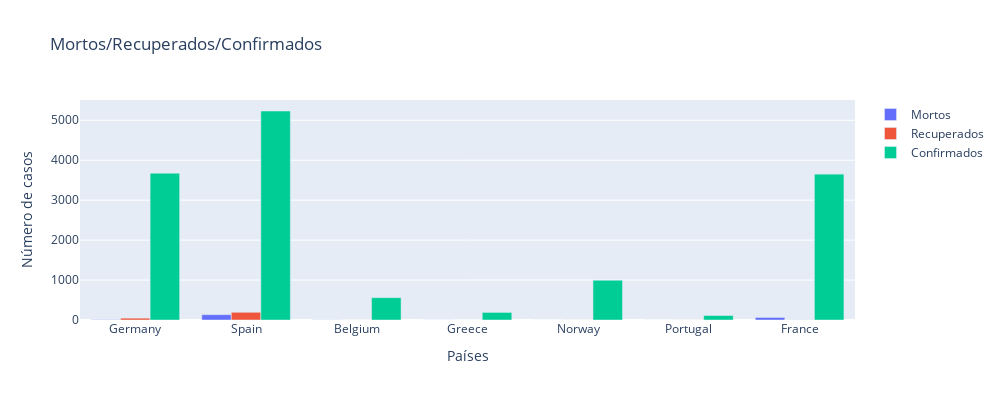

Source (notebook cell):
### Code cell
europa = [ 'France', 'Germany', 'Spain', 'Belgium', 'Norway','Greece',  'Portugal']
temp=full_table.loc[full_table.Date == full_table.Date.max()]
temp=temp.reset_index()
temp=temp.loc[temp['Country/Region'].isin(europa)]

layout = go.Layout(height=400,width=1000)

fig = go.Figure(data=[
    go.Bar(name='Mortos', x=temp['Country/Region'], y=temp['Deaths']),
    go.Bar(name='Recuperados', x=temp['Country/Region'], y=temp['Recovered']),
    go.Bar(name='Confirmados', x=temp['Country/Region'], y=temp['Confirmed']),
],layout=layout)

fig.update_layout(
    title="Mortos/Recuperados/Confirmados",
    xaxis_title="Países",
    yaxis_title="Número de casos",
)

fig.show()

### Figure 1 — Plotly figure (JSON) as saved in the notebook; plotly's stock layout.template omitted (floating-point values rounded to 4 significant figures)
{"data": [{"name": "Mortos", "type": "bar", "x": ["Germany", "Spain", "Belgium", "Greece", "Norway", "Portugal", "France", "France", "France", "France"], "y": [7, 133, 3, 1, 0, 0, 79, 0, 0, 0]}, {"name": "Recuperados", "type": "bar", "x": ["Germany", "Spain", "Belgium", "Greece", "Norway", "Portugal", "France", "France", "France", "France"], "y": [46, 193, 1, 0, 1, 1, 12, 0, 0, 0]}, {"name": "Confirmados", "type": "bar", "x": ["Germany", "Spain", "Belgium", "Greece", "Norway", "Portugal", "France", "France", "France", "France"], "y": [3675, 5232, 559, 190, 996, 112, 3661, 2, 1, 3]}], "layout": {"height": 400, "title": {"text": "Mortos/Recuperados/Confirmados"}, "width": 1000, "xaxis": {"autorange": true, "range": [-0.5, 6.5], "title": {"text": "Países"}, "type": "category"}, "yaxis": {"autorange": true, "range": [0, 5507.0], "title": {"text": "Número de casos"}, "type": "linear"}}}
